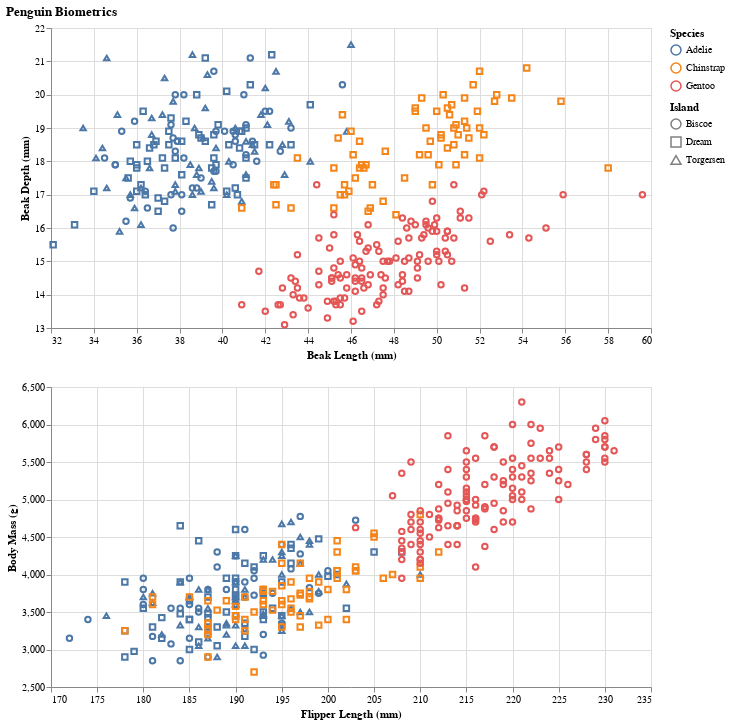

The code cell stored with this chart in its notebook:
### Markdown cell above
### Vega/Altair

Altair cells which output Vega charts are rendered interactively in the browser. Due to limitations of Vega, making these responsive is a work in progress.

The same rules apply as for Plotly: the output of the cell is what matters, not the code in the cell. The Vega theme is adapted to both light and dark mode: this means that setting your own theming or using hardcoded colors is discouraged.

### Code cell
import altair as alt

source = pd.read_json('https://cdn.jsdelivr.net/npm/vega-datasets@2/data/penguins.json')

brush = alt.selection(type='interval', resolve='global')
species = alt.selection_multi(fields=['Species'], bind='legend')


base: alt.Chart = alt.Chart(source)

scatter = base.mark_point().encode(
    color=alt.condition(brush, 'Species:N', alt.ColorValue('gray')),
    tooltip=list(source.columns),
    opacity=alt.condition(species, alt.value(1), alt.value(0.2)),
    shape=alt.Shape('Island:N')
).add_selection(
    brush, species
).properties(
    width=600,
    height=300    
)

chart: alt.Chart = (scatter.encode(x=alt.X('Beak Length (mm)', scale=alt.Scale(zero=False)), y=alt.Y('Beak Depth (mm)', scale=alt.Scale(zero=False))) &
scatter.encode(x=alt.X('Flipper Length (mm)', scale=alt.Scale(zero=False)), y=alt.Y('Body Mass (g)', scale=alt.Scale(zero=False))) )

chart.properties(title='Penguin Biometrics')

### Figure 1 — Vega-Lite specification as saved in the notebook (floating-point values rounded to 4 significant figures; data arrays with more than 128 entries replaced by an {"elided": "..."} marker saying what was removed)
{"config": {"view": {"continuousWidth": 400, "continuousHeight": 300}}, "vconcat": [{"mark": "point", "encoding": {"color": {"condition": {"field": "Species", "type": "nominal", "selection": "selector001"}, "value": "gray"}, "opacity": {"condition": {"value": 1, "selection": "selector002"}, "value": 0.2}, "shape": {"field": "Island", "type": "nominal"}, "tooltip": [{"field": "Species", "type": "nominal"}, {"field": "Island", "type": "nominal"}, {"field": "Beak Length (mm)", "type": "quantitative"}, {"field": "Beak Depth (mm)", "type": "quantitative"}, {"field": "Flipper Length (mm)", "type": "quantitative"}, {"field": "Body Mass (g)", "type": "quantitative"}, {"field": "Sex", "type": "nominal"}], "x": {"field": "Beak Length (mm)", "scale": {"zero": false}, "type": "quantitative"}, "y": {"field": "Beak Depth (mm)", "scale": {"zero": false}, "type": "quantitative"}}, "height": 300, "selection": {"selector001": {"type": "interval", "resolve": "global"}, "selector002": {"type": "multi", "fields": ["Species"], "bind": "legend"}}, "width": 600}, {"mark": "point", "encoding": {"color": {"condition": {"field": "Species", "type": "nominal", "selection": "selector001"}, "value": "gray"}, "opacity": {"condition": {"value": 1, "selection": "selector002"}, "value": 0.2}, "shape": {"field": "Island", "type": "nominal"}, "tooltip": [{"field": "Species", "type": "nominal"}, {"field": "Island", "type": "nominal"}, {"field": "Beak Length (mm)", "type": "quantitative"}, {"field": "Beak Depth (mm)", "type": "quantitative"}, {"field": "Flipper Length (mm)", "type": "quantitative"}, {"field": "Body Mass (g)", "type": "quantitative"}, {"field": "Sex", "type": "nominal"}], "x": {"field": "Flipper Length (mm)", "scale": {"zero": false}, "type": "quantitative"}, "y": {"field": "Body Mass (g)", "scale": {"zero": false}, "type": "quantitative"}}, "height": 300, "selection": {"selector001": {"type": "interval", "resolve": "global"}, "selector002": {"type": "multi", "fields": ["Species"], "bind": "legend"}}, "width": 600}], "data": {"name": "data-d7e7d3a006e30f7795655a1e9e190879"}, "title": "Penguin Biometrics", "$schema": "https://vega.github.io/schema/vega-lite/v4.17.0.json", "datasets": {"data-d7e7d3a006e30f7795655a1e9e190879": {"elided": "344 records"}}}
